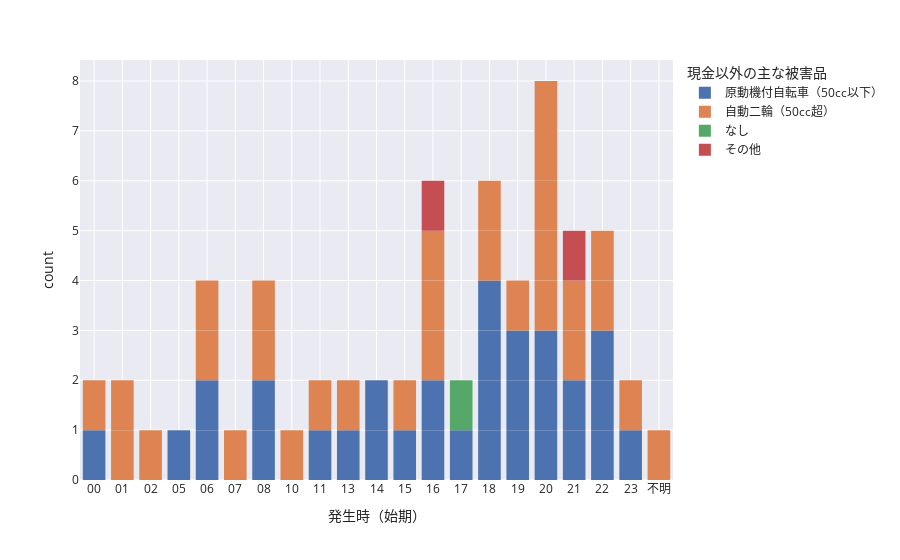

Write notebook code for a chart like this one.
### Code cell
fig = px.bar(kashiwa,
            x='発生時（始期）',
            color='現金以外の主な被害品',
            template='seaborn')
fig.update_traces(
    marker_line_width=0
)
fig.update_xaxes(categoryorder='category ascending')
fig.show()

### Figure 1 — Plotly figure (JSON) as saved in the notebook; plotly's stock layout.template omitted (floating-point values rounded to 4 significant figures)
{"data": [{"alignmentgroup": "True", "hovertemplate": "現金以外の主な被害品=原動機付自転車（50cc以下）<br>発生時（始期）=%{x}<br>count=%{y}<extra></extra>", "legendgroup": "原動機付自転車（50cc以下）", "marker": {"color": "rgb(76,114,176)", "line": {"width": 0}, "pattern": {"shape": ""}}, "name": "原動機付自転車（50cc以下）", "offsetgroup": "原動機付自転車（50cc以下）", "orientation": "v", "showlegend": true, "textposition": "auto", "type": "bar", "x": ["00", "06", "08", "18", "13", "17", "22", "06", "21", "18", "16", "16", "15", "23", "21", "22", "05", "19", "18", "14", "14", "11", "20", "20", "22", "08", "18", "20", "19", "19"], "xaxis": "x", "y": [1, 1, 1, 1, 1, 1, 1, 1, 1, 1, 1, 1, 1, 1, 1, 1, 1, 1, 1, 1, 1, 1, 1, 1, 1, 1, 1, 1, 1, 1], "yaxis": "y"}, {"alignmentgroup": "True", "hovertemplate": "現金以外の主な被害品=自動二輪（50cc超）<br>発生時（始期）=%{x}<br>count=%{y}<extra></extra>", "legendgroup": "自動二輪（50cc超）", "marker": {"color": "rgb(221,132,82)", "line": {"width": 0}, "pattern": {"shape": ""}}, "name": "自動二輪（50cc超）", "offsetgroup": "自動二輪（50cc超）", "orientation": "v", "showlegend": true, "textposition": "auto", "type": "bar", "x": ["15", "06", "20", "07", "18", "21", "22", "01", "08", "11", "20", "13", "08", "22", "21", "23", "10", "20", "18", "不明", "16", "16", "02", "06", "16", "20", "01", "20", "19", "00"], "xaxis": "x", "y": [1, 1, 1, 1, 1, 1, 1, 1, 1, 1, 1, 1, 1, 1, 1, 1, 1, 1, 1, 1, 1, 1, 1, 1, 1, 1, 1, 1, 1, 1], "yaxis": "y"}, {"alignmentgroup": "True", "hovertemplate": "現金以外の主な被害品=なし<br>発生時（始期）=%{x}<br>count=%{y}<extra></extra>", "legendgroup": "なし", "marker": {"color": "rgb(85,168,104)", "line": {"width": 0}, "pattern": {"shape": ""}}, "name": "なし", "offsetgroup": "なし", "orientation": "v", "showlegend": true, "textposition": "auto", "type": "bar", "x": ["17"], "xaxis": "x", "y": [1], "yaxis": "y"}, {"alignmentgroup": "True", "hovertemplate": "現金以外の主な被害品=その他<br>発生時（始期）=%{x}<br>count=%{y}<extra></extra>", "legendgroup": "その他", "marker": {"color": "rgb(196,78,82)", "line": {"width": 0}, "pattern": {"shape": ""}}, "name": "その他", "offsetgroup": "その他", "orientation": "v", "showlegend": true, "textposition": "auto", "type": "bar", "x": ["21", "16"], "xaxis": "x", "y": [1, 1], "yaxis": "y"}], "layout": {"barmode": "relative", "legend": {"title": {"text": "現金以外の主な被害品"}, "tracegroupgap": 0}, "margin": {"t": 60}, "xaxis": {"anchor": "y", "categoryorder": "category ascending", "domain": [0, 1], "title": {"text": "発生時（始期）"}}, "yaxis": {"anchor": "x", "domain": [0, 1], "title": {"text": "count"}}}}
